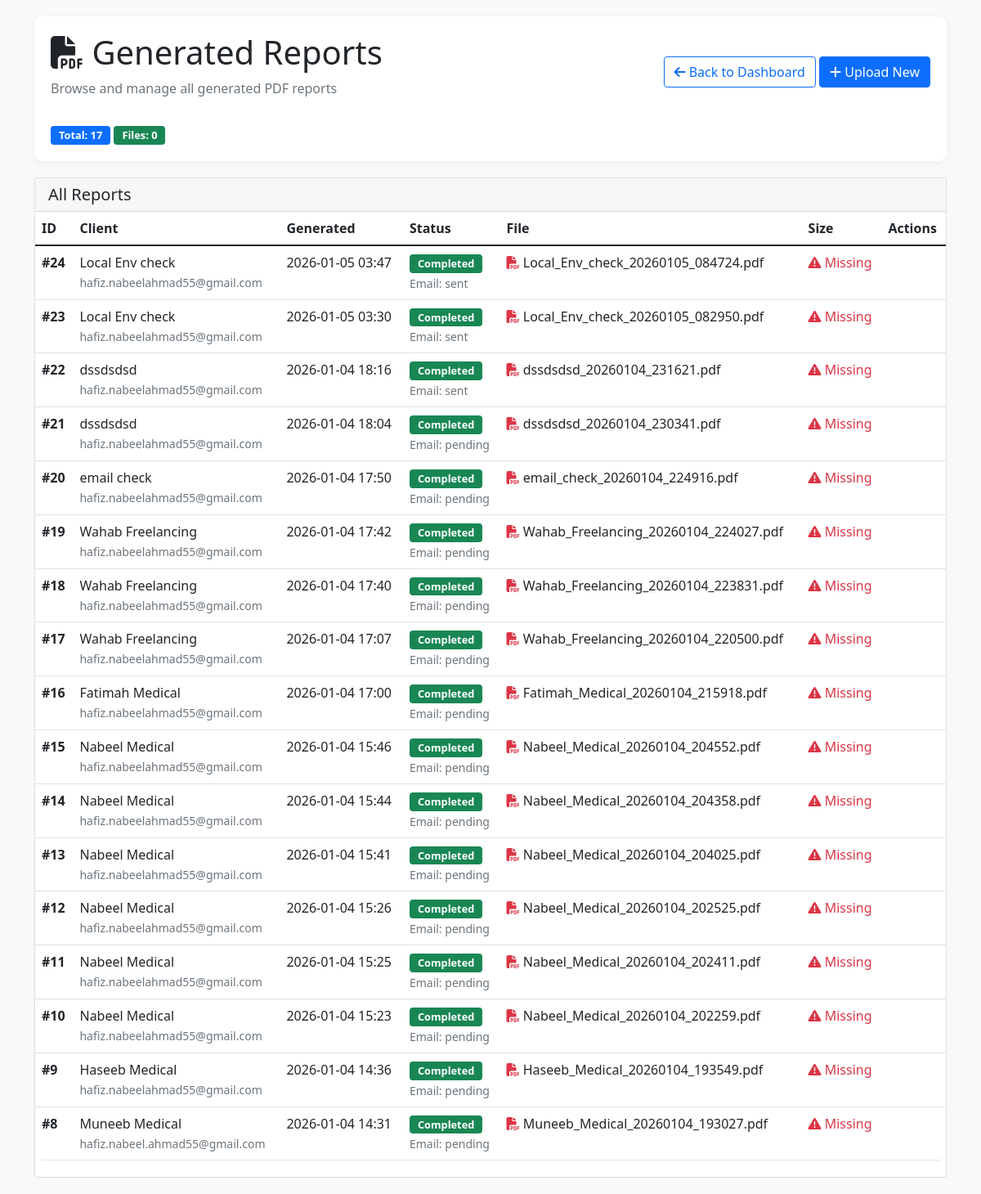
/reports/list, run on an earlier commit of the app's database.
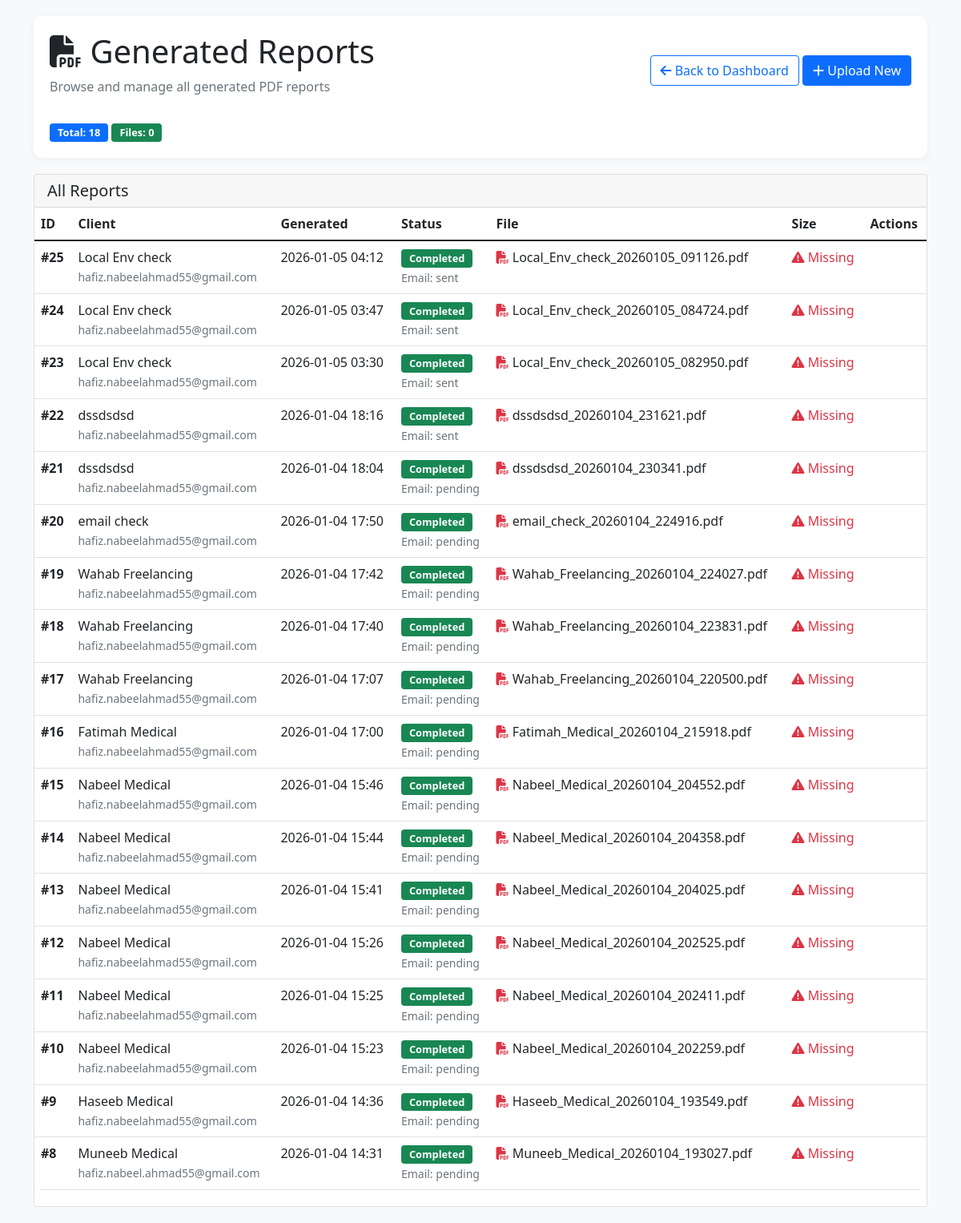
And on a later commit of the database.
### app/models.py (models this page shows)
class Report(Base):
    __tablename__ = "reports"
    id = Column(Integer, primary_key=True, index=True)
    filename = Column(String(200))
    original_filename = Column(String(200))
    client_name = Column(String(100), index=True)
    client_email = Column(String(100))
    pdf_path = Column(String(500))
    status = Column(String(20), default="pending")  # pending, processing, completed, failed
    created_at = Column(DateTime, default=datetime.utcnow)
    completed_at = Column(DateTime, nullable=True)
    download_link = Column(String(500), nullable=True)
    email_status = Column(String(20), default="pending")
    error_message = Column(Text, nullable=True)
    notes = Column(Text, nullable=True)
    total_appointments = Column(Integer, default=0)
    total_revenue = Column(Float, default=0.0)
    report_period = Column(String(50), nullable=True)
    logo_path = Column(String(500), nullable=True)
    hide_branding = Column(Boolean, default=False)
    template_used = Column(String(100), nullable=True)
    include_insights = Column(Boolean, default=True)

### app/routes/reports.py (the view)
@router.get("/list", response_class=HTMLResponse)
def list_reports(request: Request):
    db = database.SessionLocal()
    try:
        reports = db.query(models.Report).order_by(models.Report.created_at.desc()).all()
        pdf_files = []
        if GENERATED_PDFS_DIR.exists():
            for file_path in GENERATED_PDFS_DIR.glob("*.pdf"):
                stat = file_path.stat()
                pdf_files.append({
                    "filename": file_path.name,
                    "size": format_file_size(stat.st_size),
                    "modified": datetime.fromtimestamp(stat.st_mtime).strftime("%Y-%m-%d %H:%M"),
                    "full_path": str(file_path)
                })
        for report in reports:
            possible_paths = [
                Path(report.pdf_path) if report.pdf_path else None,
                GENERATED_PDFS_DIR / report.filename if report.filename else None,
                Path(f"generated_pdfs/{report.filename}") if report.filename else None
            ]
            report.file_exists = False
            for path in possible_paths:
                if path and path.exists():
                    report.file_exists = True
                    report.file_size = format_file_size(path.stat().st_size)
                    break
            if not report.file_exists:
                report.file_size = "0 bytes"
            report.logo_exists = report.logo_path and Path(report.logo_path).exists()
        return templates.TemplateResponse(
            "report_list.html",
            {
                "request": request,
                "reports": reports,
                "username": get_username_from_session(request) or "admin",
                "total_reports": len(reports),
                "pdf_files": pdf_files,
                "pdf_count": len(pdf_files),
                "pdf_directory": str(GENERATED_PDFS_DIR.absolute())
            }
        )
    except Exception as e:
        print(f"Error listing reports: {e}")
        return templates.TemplateResponse(
            "report_list.html",
            {
                "request": request,
                "reports": [],
                "username": get_username_from_session(request) or "admin",
                "total_reports": 0,
                "pdf_files": [],
                "pdf_count": 0,
                "pdf_directory": str(GENERATED_PDFS_DIR.absolute()),
                "error": str(e)
            }
        )
    finally:
        db.close()

### app/templates/report_list.html (shortened to what this page needs)
<!DOCTYPE html>
<html lang="en">
<head>
    <link rel="stylesheet" href="https://cdnjs.cloudflare.com/ajax/libs/font-awesome/6.4.0/css/all.min.css">
    <link href="https://cdn.jsdelivr.net/npm/bootstrap@5.1.3/dist/css/bootstrap.min.css" rel="stylesheet">
</head>
<body>
    <div class="container">
        <div class="header">
            <div class="d-flex justify-content-between align-items-center">
                <div>
                    <h1><i class="fas fa-file-pdf"></i> Generated Reports</h1>
                    <p class="text-muted">Browse and manage all generated PDF reports</p>
                </div>
                <div>
                    <a href="/admin" class="btn btn-outline-primary">
                        <i class="fas fa-arrow-left"></i> Back to Dashboard
                    </a>
                    <a href="/reports/upload" class="btn btn-primary">
                        <i class="fas fa-plus"></i> Upload New
                    </a>
                </div>
            </div>
            <div class="mt-3">
                <span class="badge bg-primary">Total: {{ total_reports }}</span>
                <span class="badge bg-success">Files: {{ pdf_count }}</span>
            </div>
        </div>
        {% if reports and reports|length > 0 %}
        <div class="row">
            <div class="col-12">
                <div class="card d-none d-md-block">
                    <div class="card-header">
                        <h5 class="mb-0">All Reports</h5>
                    </div>
                    <div class="card-body p-0">
                        <div class="table-responsive-wrapper">
                            <table class="table table-hover mb-0">
                                <thead>
                                    <tr>
                                        <th>ID</th>
                                        <th>Client</th>
                                        <th>Generated</th>
                                        <th>Status</th>
                                        <th>File</th>
                                        <th>Size</th>
                                        <th>Actions</th>
                                    </tr>
                                </thead>
                                <tbody>
                                    {% for report in reports %}
                                    <tr>
                                        <td><strong>#{{ report.id }}</strong></td>
                                        <td>
                                            <div>{{ report.client_name }}</div>
                                            <small class="text-muted">{{ report.client_email }}</small>
                                        </td>
                                        <td>
                                            {% if report.created_at %}
                                                {{ report.created_at.strftime('%Y-%m-%d %H:%M') }}
                                            {% endif %}
                                        </td>
                                        <td>
                                            {% if report.status == 'completed' %}
                                                <span class="badge bg-success">Completed</span>
                                            {% elif report.status == 'pending' %}
                                                <span class="badge bg-warning">Pending</span>
                                            {% else %}
                                                <span class="badge bg-secondary">{{ report.status }}</span>
                                            {% endif %}
                                            {% if report.email_status %}
                                                <br>
                                                <small class="text-muted">Email: {{ report.email_status }}</small>
                                            {% endif %}
                                        </td>
                                        <td>
                                            {% if report.filename %}
                                                <i class="fas fa-file-pdf text-danger"></i> {{ report.filename }}
                                            {% else %}
                                                <span class="text-muted">No file</span>
                                            {% endif %}
                                        </td>
                                        <td>
                                            {% if report.file_exists %}
                                                <span class="file-size">{{ report.file_size }} bytes</span>
                                            {% else %}
                                                <span class="text-danger"><i class="fas fa-exclamation-triangle"></i> Missing</span>
                                            {% endif %}
                                        </td>
                                        <td class="actions">
                                        </td>
                                    </tr>
                                    {% endfor %}
                                </tbody>
                            </table>
                        </div>
                    </div>
                </div>
            </div>
        </div>
        {% endif %}
    </div>
</body>
</html>

### app/templates/report_list.html (style rules this page uses)
:root { --primary: #4361ee; --primary-dark: #3a56d4; --secondary: #7209b7; --dark: #212529; --gray: #6c757d; --light-gray: #e9ecef; }
body { background-color: #f8f9fa; padding: 20px; }
.header { background: white; padding: 20px; border-radius: 10px; margin-bottom: 20px; box-shadow: 0 2px 10px rgba(0,0,0,0.05); }
.badge { font-size: 0.8em; padding: 5px 10px; }
.table-responsive-wrapper { overflow-x: auto; -webkit-overflow-scrolling: touch; margin-bottom: 20px; border-radius: 10px; }

What changed in the data, as far as the page shows it:
added Report: id "25", client_name "Local Env check", client_email "hafiz.nabeelahmad55@gmail.com", created_at "2026-01-05 04:12", status "Completed", email_status "sent", filename "Local_Env_check_20260105_091126.pdf"
Also different on the page:
{{ total_reports }}: "17" → "18"
